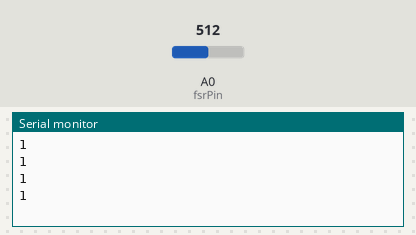
Simulated run of this sketch. Board: Arduino Uno, built with avr-gcc and run on an emulated ATmega328P. Parts: the last lines printed to the serial monitor. Inputs (shaded band) come from the test bench; at power-on: A0 (fsrPin) = 512.

Above: at 1.2 s.
1.3 s: A0 (fsrPin) set to 390
At 1.71 s:
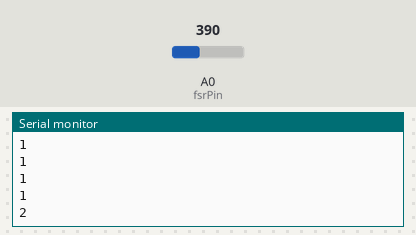
2.8 s: A0 (fsrPin) set to 122
At 2.91 s:
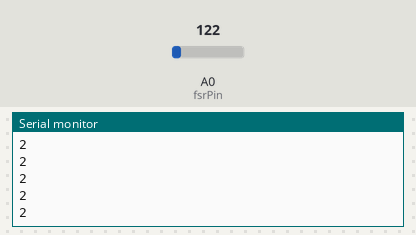
Timing chart, 0 to 5.8 s (numbered marks = the images above; inputs shaded):
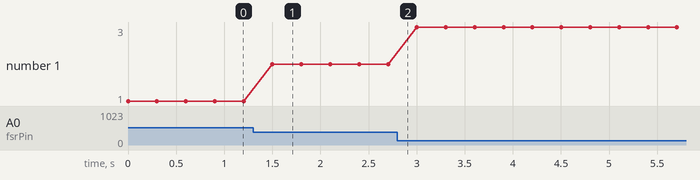

Measured:
- after the input at 1.3 s, the serial monitor: prints a new line after 0.20 s (image 1)
- plotted number 1: 1 → 2 after the input at 1.3 s, 2 → 3 after the input at 2.8 s

The sketch:

REVISEDthesiscode_.ino
```cpp
int fsrPin = 0;     // the FSR and 10K pulldown are connected to a0
int fsrReading;     // the analog reading from the FSR resistor divider
int val; // the mapped value from the force sensor
int objNumber; // the number of the object that was recognized

void setup(void) {

  Serial.begin(9600);
}
// object 1 415-425, after mapping: 399-385
// object 2 470-505, after mapping 319-269
void loop(void) {

  fsrReading = analogRead(fsrPin);
  val = map(fsrReading, 0, 690, 1000, 0);
  objNumber = numberOfObject(val);

  Serial.println(objNumber);

  delay(300); // how long it waits before reading again
}

int numberOfObject(int val) {
  if (val > 100 && val <= 400) {
    return 1;
  } else if (val > 400 && val <= 800) {
    return 2;
  } else if (val > 800) {
    return 3;
  }
  return 0;
}
```
